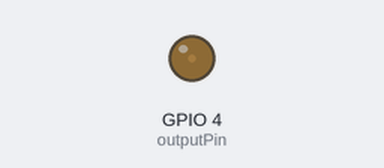
This sketch was run on a simulated ESP32. Shown: output pins drawn as LEDs (lit = HIGH). Pins used as bus, display or sensor lines are not drawn.

Above: at 4.2 s.
At 15.4 s:
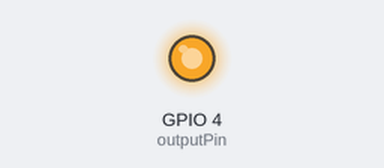
At 23.6 s:
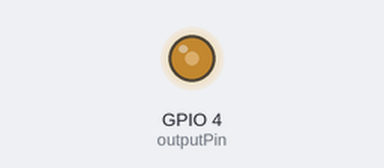
At 39.0 s:
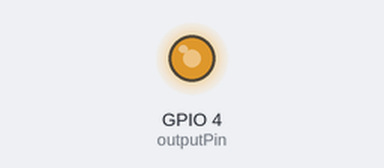
Timing chart, 0 to 40.0 s (numbered marks = the images above):
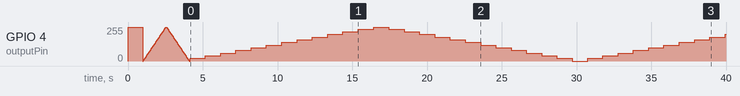

The sketch:

test_mux_lights.ino
```cpp
// Pin definitions for the WT32-ETH01 connected to the CD74HC4067
const int outputPin = 4;  // OUTPUT pin of WT32-ETH01
const int s0 = 17;        // S0 of MUX
const int s1 = 5;         // S1 of MUX
const int s2 = 33;        // S2 of MUX
const int s3 = 32;        // S3 of MUX

// Global variables for brightness control
int brightness = 0;    // how bright the LEDs are
int fadeAmount = 20;    // how many points to fade the LEDs by
unsigned long previousFadeMillis = 0;  // Stores last time brightness was updated
const long fadeInterval = 1000;  // Interval at which to update brightness, in milliseconds

void setup() {
  // Initialize the output pins
  pinMode(outputPin, OUTPUT);
  pinMode(s0, OUTPUT);
  pinMode(s1, OUTPUT);
  pinMode(s2, OUTPUT);
  pinMode(s3, OUTPUT);

  // Start with all control pins at LOW to select channel 0 (not used here)
  digitalWrite(s0, LOW);
  digitalWrite(s1, LOW);
  digitalWrite(s2, LOW);
  digitalWrite(s3, LOW);

  setChannel(1); // Try setting to channel 1 explicitly
  analogWrite(outputPin, 255); // Full brightness to test if it lights up
  delay(1000); // Wait to see if it works
  analogWrite(outputPin, 0);

  // Fade from off to full brightness
  for (int fadeValue = 0 ; fadeValue <= 255; fadeValue += 5) {
    analogWrite(outputPin, fadeValue);
    delay(30); // Wait for 30ms to see the dimming effect
  }

  // Fade from full brightness to off
  for (int fadeValue = 255 ; fadeValue >= 0; fadeValue -= 5) {
    analogWrite(outputPin, fadeValue);
    delay(30); // Wait for 30ms to see the dimming effect
  }

  // Set brightness to 0 after the fade cycle
  analogWrite(outputPin, 0);
  delay(30);
}

void loop() {
  unsigned long currentMillis = millis();

  // Update brightness every 30ms
  if (currentMillis - previousFadeMillis >= fadeInterval) {
    previousFadeMillis = currentMillis;

    // Update brightness for the next iteration
    brightness = brightness + fadeAmount;
    // reverse the direction of the fading at the ends of the fade:
    if (brightness <= 0 || brightness >= 255) {
      fadeAmount = -fadeAmount;
    }
  }

  // Apply brightness to all channels without blocking
  for (int i = 1; i <= 12; i++) {
    setChannel(i);
    analogWrite(outputPin, brightness);
    delay(2);
  }

  // Here you can add other non-blocking tasks if needed
}

// Function to select the channel of the multiplexer
void setChannel(int channel) {
  int s0State = bitRead(channel, 0);
  int s1State = bitRead(channel, 1);
  int s2State = bitRead(channel, 2);
  int s3State = bitRead(channel, 3);

  digitalWrite(s0, s0State);
  digitalWrite(s1, s1State);
  digitalWrite(s2, s2State);
  digitalWrite(s3, s3State);
}
```
